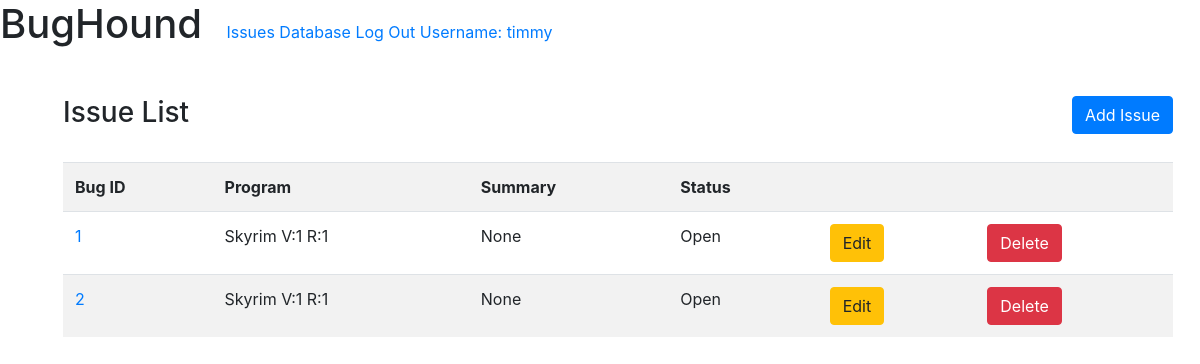
Page /issues/ (signed in) on the earlier database version.
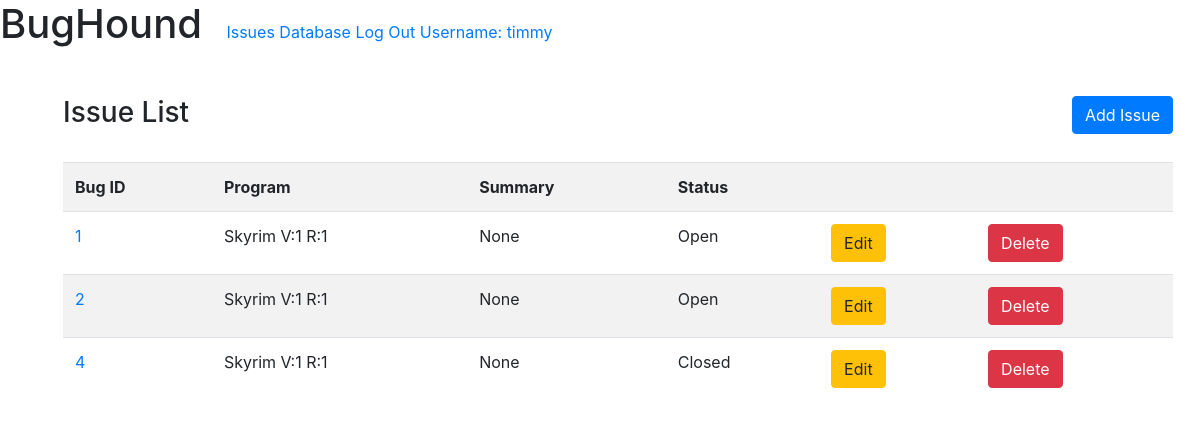
Same page on the later database version.
### issues/models.py (models this page shows, shortened)
class Issue(models.Model):
    program = models.ForeignKey(Program, on_delete=models.CASCADE)
    bugtype = models.ForeignKey(BugType, on_delete=models.CASCADE)
    severity = models.ForeignKey(Severity, on_delete=models.CASCADE)
    reportedBy = models.ForeignKey(Employee, on_delete=models.CASCADE, related_name='employee_reportedByID')
    functionalArea = models.ForeignKey(FunctionalArea, on_delete=models.CASCADE)
    assignedTo = models.ForeignKey(
        Employee,
        on_delete=models.CASCADE, related_name='employee_assignedToID',
        null=True,
        blank=True)
    status = models.ForeignKey(Status, on_delete=models.CASCADE, default="OPEN")
    priority = models.ForeignKey(Priority, on_delete=models.CASCADE)
    resolution = models.ForeignKey(Resolution, on_delete=models.CASCADE)
    testedBy = models.ForeignKey(
        Employee,
        on_delete=models.CASCADE, related_name='employee_testedByID',
        null=True,
        blank=True)
    attachment = models.CharField(
        max_length = 1000,
        null=True,
        blank=True)
    summary = models.CharField(
        max_length=500,
        null=True,
        blank=True)
    suggestedFix = models.CharField(
        max_length=500,
        null=True,
        blank=True)
    issueDate = models.DateTimeField(default=timezone.now)
    isAssignedToGroup = models.BooleanField(null=True)
    comments = models.CharField(
        max_length=500,
        null=True,
        blank=True)
    resolveByDate = models.DateTimeField(null=True, blank=True)
    testByDate = models.DateTimeField(null=True, blank=True)
    treatedAsDeferred = models.BooleanField(default=False)
    reproducible = models.BooleanField(null=True)

class Program(models.Model):
    version = models.IntegerField(validators=[MinValueValidator(1)])
    release = models.IntegerField(validators=[MinValueValidator(1)])
    name = models.CharField(
        max_length=200,
        unique=True,
        null=False,
        blank=False)
    area = models.ManyToManyField(FunctionalArea)
    def __str__(self):
        return f"{self.name} V:{self.version} R:{self.release}"
    class Meta:
        unique_together = [['name', 'release', 'version'], ['name', 'version']]

class Status(models.Model):
    name = models.CharField(
        max_length=200,
        unique=True,
        null=False,
        blank=False)
    def __str__(self):
        return self.name

### issues/views.py (the view)
# urls.py: path('issues/', IssueListView.as_view(), name='IssueListView'),
class IssueListView(LoginRequiredMixin, ListView):
    template_name = 'issues/pages/issues/issues.html'
    model = Issue
    paginate_by = 5

### issues/templates/issues/pages/issues/issues.html (shortened to what this page needs)
{% extends "issues/base.html" %}
{% load crispy_forms_tags %}
{% block content %}
  <div class="row justify-content-between my-4">
    <div class="col-4">
      <h3>Issue List</h3>
    </div>
    <div class="col-4">
      <div class="float-right">
        <a class="btn btn-primary" href="{% url "IssueCreateView" %}">Add Issue</a>
      </div>
    </div>
  </div>
  <table class="table table-striped">
    <tr>
      <th>Bug ID</th>
      <th>Program</th>
      <th>Summary</th>
      <th>Status</th>
      <th></th>
      <th></th>
    </tr>
    {% for obj in object_list %}
    <tr>
      <td><a href="{% url 'IssueDetailView' obj.id %}">{{ obj.id }}</a></td>
      <td>{{ obj.program }}</td>
      <td>{{ obj.summary }}</td>
      <td>{{ obj.status }}</td>
      <td><a href="{% url 'IssueUpdateView' obj.id %}" class="btn btn-warning">Edit</a></td>
      <td><a href="{% url 'IssueDeleteView' obj.id %}" class="btn btn-danger">Delete</a></td>
    </tr>
    {% endfor %}
  </table >
{% endblock %}

Differences in the rows shown:
added Issue: id "4", program "Skyrim V:1 R:1", summary "None", status "Closed"
